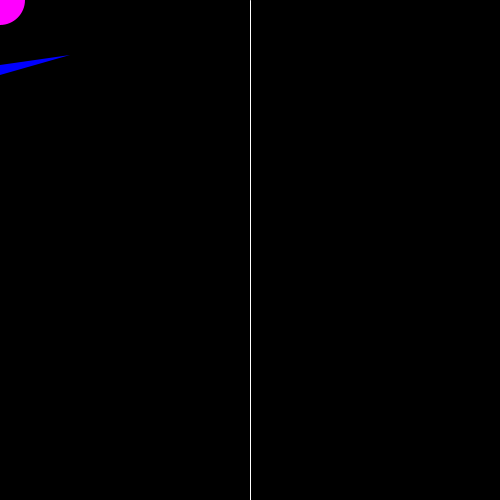
Frame 1 (no input)
Frame 60 (the mouse pressed at the canvas centre just before this capture): identical to frame 1, image omitted
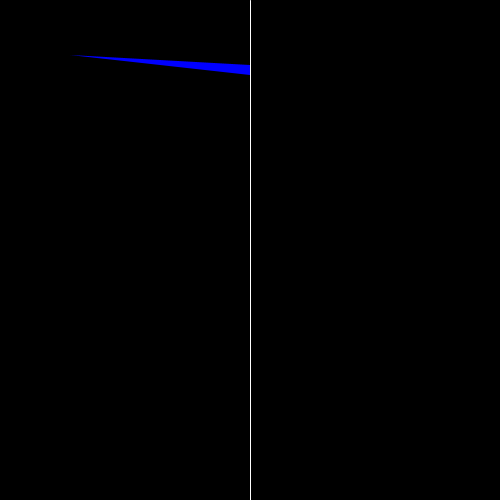
Frame 120 (the mouse held since frame 60 and released just before this capture)

The Processing sketch that drew these frames (run headless with seeded random() and noise(); from frame 60 on, the mouse is pressed at the canvas centre):

// Processing sketch: sketch_190514f
// ── sketch_190514f.pde
void setup(){
  size(500,500);
  background(0);
  
}

void draw(){
  background(0);
  
  stroke(255);
  line(width/2,0,width/2,height);
  
  noStroke();
  
  if(mouseX < width*1/3){
    
  fill(255,0,255);
  ellipse(mouseX,mouseY,50,50);
  }
  if(mouseX < width*2/3){
    fill(0,0,255);
    triangle(mouseX, 65, 70, 55, mouseX, 75);
  }
  else{
    fill(255,0,0);
    rect(mouseX,mouseY,50,50);
    rectMode(CENTER);//为了好看
    
  }
  
  
  
  
}
